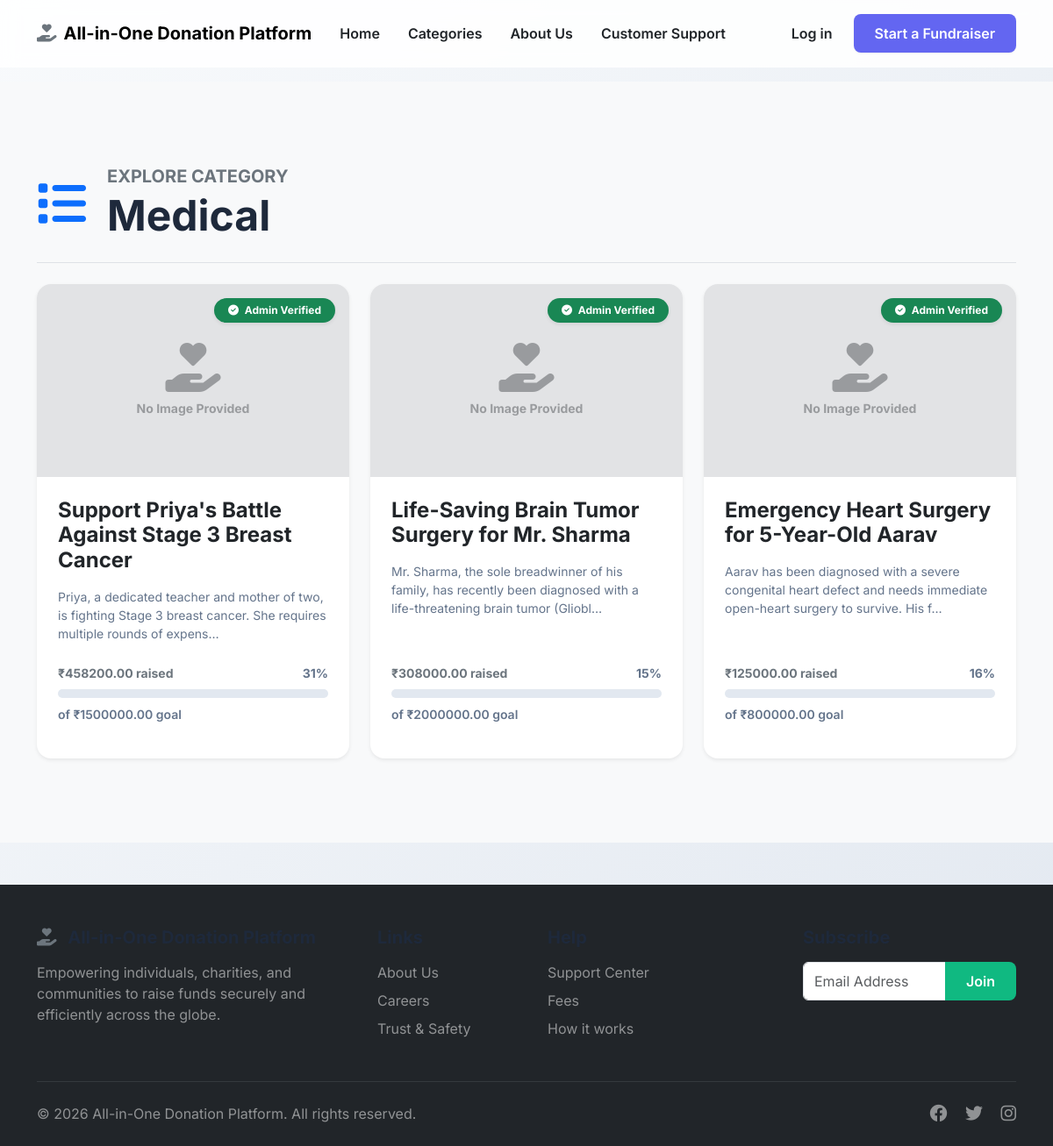
The app's page /category/medical/ with its own data.
### campaigns/models.py (models this page shows, shortened)
class Category(models.Model):
    name = models.CharField(max_length=100, unique=True)
    slug = models.SlugField(max_length=100, unique=True)
    icon = models.ImageField(upload_to='categories/icons/', null=True, blank=True)
    class Meta:
        verbose_name_plural = "Categories"

class Campaign(models.Model):
    class Status(models.TextChoices):
        DRAFT = 'DRAFT', _('Draft')
        ACTIVE = 'ACTIVE', _('Active')
        COMPLETED = 'COMPLETED', _('Completed')
        CANCELLED = 'CANCELLED', _('Cancelled')
    owner = models.ForeignKey(settings.AUTH_USER_MODEL, on_delete=models.CASCADE, related_name='campaigns')
    title = models.CharField(max_length=200)
    description = models.TextField()
    goal_amount = models.DecimalField(max_digits=12, decimal_places=2)
    raised_amount = models.DecimalField(max_digits=12, decimal_places=2, default=0.00)
    image = models.ImageField(upload_to='campaigns/images/', null=True, blank=True)
    start_date = models.DateTimeField(auto_now_add=True)
    end_date = models.DateTimeField(null=True, blank=True)
    category = models.ForeignKey(Category, on_delete=models.SET_NULL, null=True, related_name='campaigns')
    location = models.CharField(max_length=255, blank=True)
    payment_qr_code = models.ImageField(upload_to='campaigns/qr_codes/', null=True, blank=True, help_text="Upload your UPI or Bank QR code here")
    status = models.CharField(
        max_length=20,
        choices=Status.choices,
        default=Status.DRAFT
    )
    approved = models.BooleanField(default=False)
    status_reason = models.TextField(blank=True, null=True, help_text="Reason for current status or rejection notes")
    amount_issued = models.DecimalField(max_digits=12, decimal_places=2, default=0.00, help_text="Total amount paid out to the seeker")
    created_at = models.DateTimeField(auto_now_add=True)
    updated_at = models.DateTimeField(auto_now=True)
    @property
    def progress_percentage(self):
        if self.goal_amount > 0:
            return round((self.raised_amount / self.goal_amount) * 100, 2)
        return 0

### core/views.py (the view)
# urls.py: path('category/<slug:slug>/', CategoryDetailView.as_view(), name='category_detail'),
class CategoryDetailView(DetailView):
    model = Category
    template_name = 'category_detail.html'
    context_object_name = 'category'
    def get_context_data(self, **kwargs):
        context = super().get_context_data(**kwargs)
        context['campaigns'] = self.object.campaigns.filter(
            status=Campaign.Status.ACTIVE,
            approved=True
        ).order_by('-raised_amount')
        context['all_categories'] = Category.objects.all()[:4] # Consistent with home page
        return context

### templates/category_detail.html (shortened to what this page needs)
{% extends 'base.html' %}
{% load static %}
{% block content %}
<section class="py-5 bg-light">
    <div class="container my-5">
        <div class="d-flex align-items-center mb-4 border-bottom pb-4">
            {% if category.icon %}
            <img src="{{ category.icon.url }}" alt="{{ category.name }}" style="width: 64px; height: 64px; object-fit: contain;" class="me-4 drop-shadow">
            {% else %}
            <i class="fa-solid fa-list text-primary display-4 me-4"></i>
            {% endif %}
            <div>
                <h5 class="text-secondary fw-bold text-uppercase mb-1">Explore Category</h5>
                <h1 class="fw-bolder display-5 mb-0 d-flex align-items-center">{{ category.name }}</h1>
            </div>
        </div>
        <div class="row g-4">
            {% if campaigns %}
                {% for campaign in campaigns %}
                <div class="col-12 col-md-6 col-lg-4">
                    <div class="card campaign-card h-100 border-0 shadow-sm hover-lift">
                        <div class="position-absolute top-0 end-0 m-3 z-3">
                            <span class="badge bg-success shadow-sm px-3 py-2 rounded-pill"><i class="fa-solid fa-check-circle me-1"></i> Admin Verified</span>
                        </div>
                        {% if campaign.image %}
                        <img src="{{ campaign.image.url }}" class="card-img-top campaign-image" alt="{{ campaign.title }}" style="height: 220px; object-fit: cover;">
                        {% else %}
                        <div class="card-img-top campaign-image bg-secondary-subtle d-flex align-items-center justify-content-center" style="height: 220px;">
                            <div class="text-center text-muted opacity-50">
                                <i class="fa-solid fa-hand-holding-heart display-4 mb-2"></i>
                                <p class="mb-0 small fw-bold">No Image Provided</p>
                            </div>
                        </div>
                        {% endif %}
                        <div class="card-body p-4 d-flex flex-column">
                            <h4 class="card-title fw-bold mb-3"><a href="{% url 'campaign_detail' campaign.pk %}" class="text-decoration-none text-dark stretched-link">{{ campaign.title }}</a></h4>
                            <p class="card-text text-muted-custom small mb-4 flex-grow-1">{{ campaign.description|truncatechars:120 }}</p>
                            <div class="mb-3">
                                <div class="d-flex justify-content-between fw-bold small text-muted-custom mb-2">
                                    <span class="text-secondary">₹{{ campaign.raised_amount }} raised</span>
                                    <span>{{ campaign.progress_percentage|floatformat:0 }}%</span>
                                </div>
                                <div class="progress-custom">
                                </div>
                                <div class="text-muted-custom small mt-2 fw-semibold">of ₹{{ campaign.goal_amount }} goal</div>
                            </div>
                        </div>
                    </div>
                </div>
                {% endfor %}
            {% endif %}
        </div>
    </div>
</section>
{% endblock %}

### static/css/styles.css (style rules this page uses)
:root { --primary: #6366f1; --primary-hover: #4f46e5; --secondary: #10b981; --bg-gradient: linear-gradient(135deg, #f8fafc 0%, #e2e8f0 100%); --text-dark: #1e293b; --text-light: #64748b; --glass-bg: rgba(255, 255, 255, 0.7); --glass-border: rgba(255, 255, 255, 0.2); --shadow-sm: 0 1px 2px 0 rgba(0, 0, 0, 0.05); --shadow-md: 0 4px 6px -1px rgba(0, 0, 0, 0.1), 0 2px 4px -1px rgba(0, 0, 0, 0.06); --shadow-lg: 0 10px 15px -3px rgba(0, 0, 0, 0.1), 0 4px 6px -2px rgba(0, 0, 0, 0.05); }
body { font-family: 'Inter', sans-serif; background: var(--bg-gradient); color: var(--text-dark); min-height: 100vh; display: flex; flex-direction: column; }
.campaign-card { transition: all 0.4s cubic-bezier(0.4, 0, 0.2, 1); border: none; overflow: hidden; border-radius: 16px; background: white; }
.campaign-image { height: 200px; object-fit: cover; width: 100%; }
.progress-custom { height: 10px; border-radius: 5px; background-color: #e2e8f0; overflow: hidden; }
h1, h2, h3, h4, h5, h6 { font-weight: 700; color: var(--text-dark); }
.text-muted-custom { color: var(--text-light); }

### records on screen
Category: name "Medical"
Campaign: image "No Image Provided", title "Support Priya's Battle Against Stage 3 Breast Cancer", description "Priya, a dedicated teacher and mother of two, is fighting Stage 3 breast cancer. She requires multiple rounds of expens…", raised_amount "458200.00", progress_percentage "31", goal_amount "1500000.00"
Campaign: image "No Image Provided", title "Life-Saving Brain Tumor Surgery for Mr. Sharma", description "Mr. Sharma, the sole breadwinner of his family, has recently been diagnosed with a life-threatening brain tumor (Gliobl…", raised_amount "308000.00", progress_percentage "15", goal_amount "2000000.00"
Campaign: image "No Image Provided", title "Emergency Heart Surgery for 5-Year-Old Aarav", description "Aarav has been diagnosed with a severe congenital heart defect and needs immediate open-heart surgery to survive. His f…", raised_amount "125000.00", progress_percentage "16", goal_amount "800000.00"
